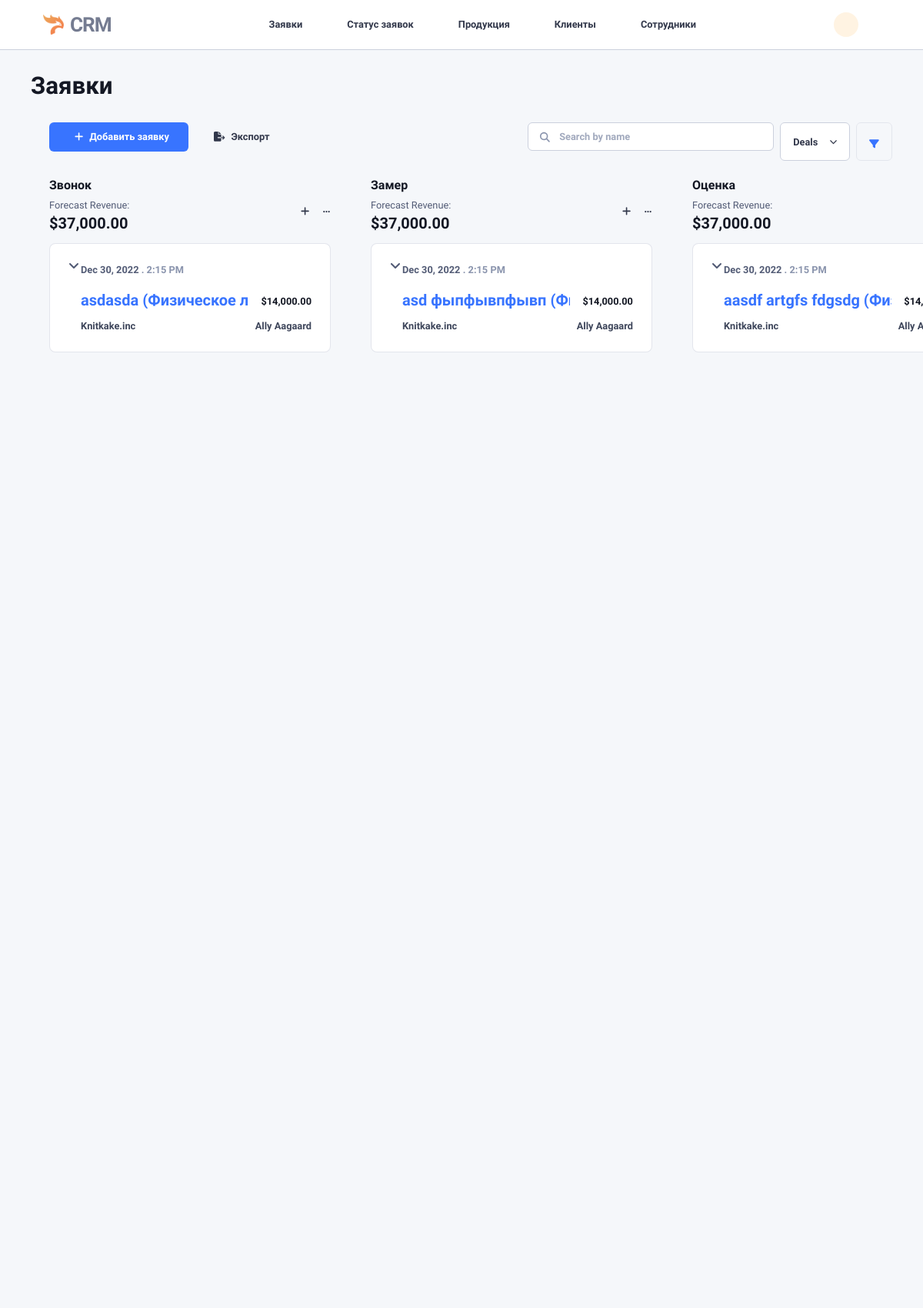
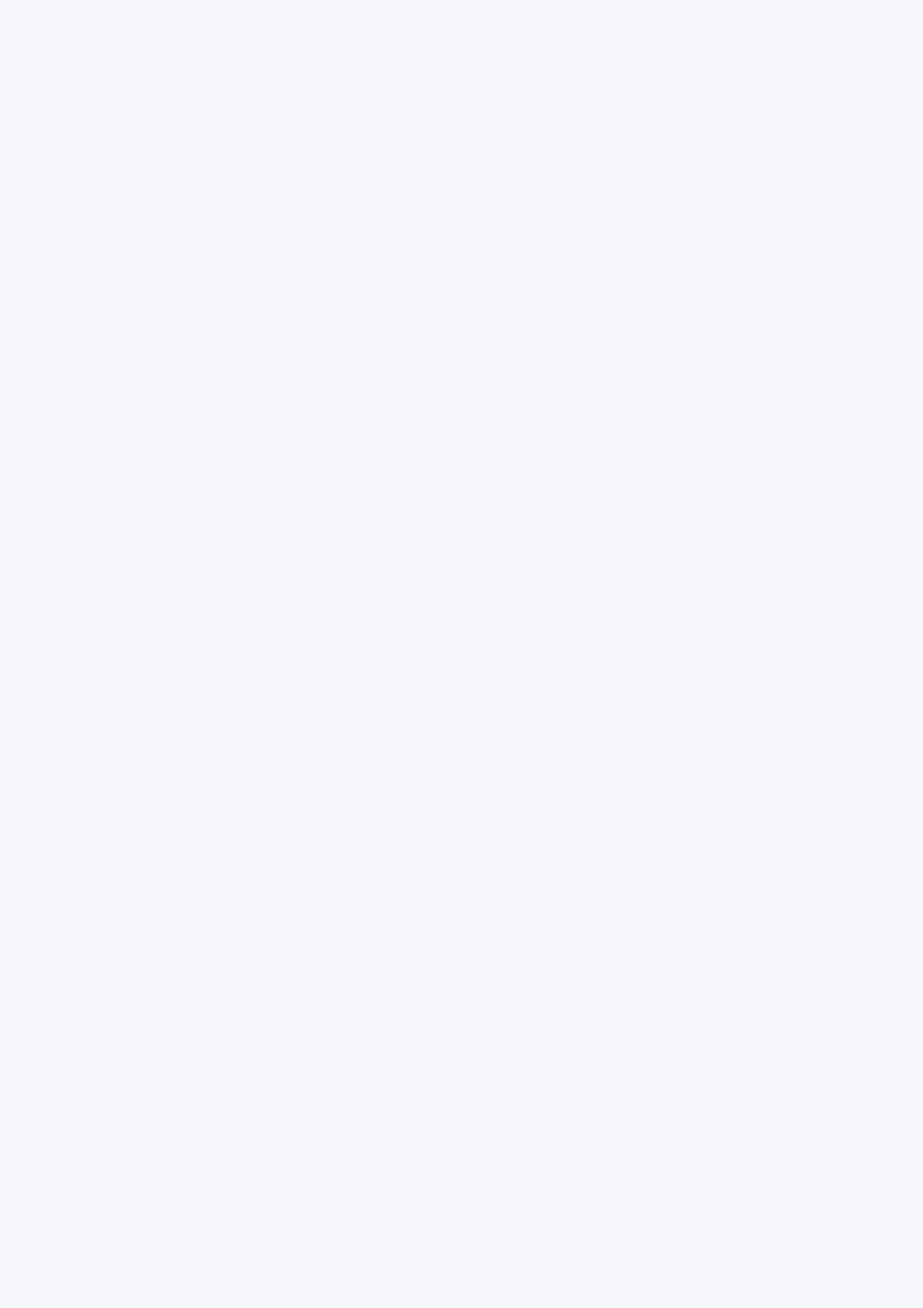
Screenshot of /tickets/index/ (upper part) with the database file from the repository (2 pictures, top to bottom).
### tickets/models.py (models this page shows, shortened)
class Stage(models.Model):
    name = models.CharField(max_length=100, verbose_name="Название этапа")
    priority = models.PositiveIntegerField(verbose_name="Приоритет этапа", null=True, blank=True,)
    class Meta:
        verbose_name = "Этап"
        verbose_name_plural = "Этапы"
        ordering = ["priority"]

class Ticket(models.Model):
    STATUS_CHOICES = [
        ('new', 'Новая'),
        ('in_progress', 'В работе'),
        ('completed', 'Завершена'),
    ]
    client = models.ForeignKey(
        Client, on_delete=models.CASCADE, related_name="tickets", verbose_name="Клиент"
    )
    description = models.TextField(null=True, blank=True, verbose_name="Описание")
    status = models.CharField(
        max_length=20, choices=STATUS_CHOICES, default='new', verbose_name="Статус заявки"
    )
    created_by = models.ForeignKey(
        Employee, on_delete=models.SET_NULL, null=True, related_name="created_tickets",
        verbose_name="Создатель заявки"
    )
    assigned_employee = models.ForeignKey(
        Employee, on_delete=models.SET_NULL, null=True, related_name="assigned_tickets",
        verbose_name="Назначенный сотрудник"
    )
    created_at = models.DateTimeField(auto_now_add=True, verbose_name="Дата создания")
    updated_at = models.DateTimeField(auto_now=True, verbose_name="Дата обновления")
    class Meta:
        verbose_name = "Заявка"
        verbose_name_plural = "Заявки"
        indexes = [
            models.Index(fields=["status"]),
            models.Index(fields=["assigned_employee"]),
        ]
    def __str__(self):
        return f"Заявка {self.id} для {self.client}"

### users/models.py (models this page shows)
class Client(models.Model):
    CLIENT_TYPE_CHOICES = [
        ('g', 'Государственный'),
        ('b', 'Бизнес'),
        ('f', 'Физическое лицо'),
    ]
    person = models.ForeignKey(
        Person, on_delete=models.CASCADE, related_name="clients", verbose_name="Личность"
    )
    type = models.CharField(
        max_length=1, choices=CLIENT_TYPE_CHOICES, verbose_name="Тип клиента"
    )
    fin_account = models.IntegerField(
        null=True, blank=True, verbose_name="Финансовый аккаунт"
    )  # Теперь это поле необязательно
    class Meta:
        verbose_name = "Клиент"
        verbose_name_plural = "Клиенты"
        indexes = [
            models.Index(fields=["type"]),
        ]
    def __str__(self):
        return f"{self.person} ({self.get_type_display()})"

class Person(models.Model):
    SEX_CHOICES = [
        ('male', 'Мужчина'),
        ('female', 'Женщина'),
    ]
    first_name = models.CharField(max_length=50, verbose_name="Имя", db_index=True)
    last_name = models.CharField(max_length=50, verbose_name="Фамилия", db_index=True)
    nickname = models.CharField(max_length=50, null=True, blank=True, verbose_name="Прозвище")
    sex = models.CharField(
        max_length=10, choices=SEX_CHOICES, null=True, blank=True, verbose_name="Пол"
    )
    phone_number_1 = models.CharField(max_length=20, unique=True, verbose_name="Телефон 1")
    phone_number_2 = models.CharField(max_length=20, null=True, blank=True, verbose_name="Телефон 2")
    class Meta:
        verbose_name = "Личность"
        verbose_name_plural = "Личности"
        indexes = [
            models.Index(fields=["first_name"]),
            models.Index(fields=["last_name"]),
        ]
        constraints = [
            models.UniqueConstraint(fields=['first_name', 'last_name', 'phone_number_1'], name="unique_person")
        ]
    def __str__(self):
        return f"{self.first_name} {self.last_name}"

### tickets/views.py (the view)
# urls.py: path('index/', views.index_view, name='index_view'),
def index_view(request):
    print(Ticket.objects.all())
    return render(
            request,
            'tickets/index.html',
            {
                'stages': Stage.objects.all(),
                'tickets': Ticket.objects.all()
            }
    )

### tickets/templates/tickets/index.html (shortened to what this page needs)
{% extends "base.html" %}
{% load static %}
{% block main %}
<div class="content kanban-deals-content">
    <div>
        <div class="px-4 px-lg-6">
            <h2 class="mb-5">Заявки</h2>
            <div class="d-xl-flex justify-content-between">
                <div class="mb-3"><button class="btn btn-primary me-4" type="button" data-bs-toggle="modal"
                        data-bs-target="#addDealModal" aria-haspopup="true" aria-expanded="false"
                        data-bs-reference="parent"><span class="fas fa-plus me-2"></span>Добавить
                        заявку</button><button class="btn btn-link text-body px-0"><span
                            class="fa-solid fa-file-export fs-9 me-2"></span>Экспорт</button></div>
                <div class="d-flex mb-4">
                    <div class="search-box">
                        <form class="position-relative"><input class="form-control search-input search" type="search"
                                placeholder="Search by name" aria-label="Search" />
                            <span class="fas fa-search search-box-icon"></span>
                        </form>
                    </div><select class="form-select w-auto mx-2" id="select-deals">
                        <option>Deals</option>
                    </select><button class="btn px-3 btn-phoenix-secondary" type="button" data-bs-toggle="modal"
                        data-bs-target="#reportsFilterModal" aria-haspopup="true" aria-expanded="false"
                        data-bs-reference="parent"><span class="fa-solid fa-filter text-primary"
                            data-fa-transform="down-3"></span></button>
                </div>
            </div>
        </div>
        <div class="px-4 px-lg-6 scrollbar">
            <div class="deals">
            {% for stage in stages %}
                <div class="deals-col me-4">
                    <div class="d-flex align-items-center justify-content-between position-sticky top-0 z-1 bg-body">
                        <div>
                            <h5 class="mb-2">{{ stage.name }}</h5>
                            <p class="fs-9 text-body-tertiary mb-1">Forecast Revenue:</p>
                            <h4 class="mb-3">$37,000.00</h4>
                        </div>
                        <div class="d-flex gap-3"><button class="btn p-0" type="button" data-bs-toggle="modal"
                                data-bs-target="#addDealModal" aria-haspopup="true" aria-expanded="false"
                                data-bs-reference="parent"><span class="fa-solid fa-plus"></span></button><button
                                class="btn p-0" type="button" data-bs-toggle="dropdown" data-boundary="window"
                                aria-haspopup="true" aria-expanded="false" data-bs-reference="parent"><span
                                    class="fas fa-ellipsis-h fs-10"></span></button>
                        </div>
                    </div>
                    {% for ticket in tickets %}
                    {% if stage.name == ticket.stage_history.last.stage.name %}
                    <div class="scrollbar deals-items-container">
                        <div class="w-100 min-vh-50" data-sortable="data-sortable">
                            <div>
                                <div class="card mb-3">
                                    <div class="card-body"><a
                                            class="dropdown-indicator-icon position-absolute text-body-tertiary"
                                            href="#collapseWidthDeals-{{stage.id}}" role="button" data-bs-toggle="collapse"
                                            aria-expanded="false" aria-controls="collapseWidthDeals-1"><span
                                                class="fa-solid fa-angle-down"></span></a>
                                        <div class="d-flex align-items-center justify-content-between mb-3">
                                            <div class="d-flex">
                                                <p class="mb-0 fs-9 fw-semibold text-body-tertiary date">Dec 30,
                                                    2022<span class="text-body-quaternary"> . 2:15 PM</span></p>
                                            </div>
                                        </div>
                                        <div class="deals-items-head d-flex align-items-center mb-2"><a
                                                class="text-primary fw-bold line-clamp-1 me-3 mb-0 fs-7"
                                                href="../../apps/crm/deal-details.html">{{ ticket.client }}</a>
                                            <p class="ms-auto fs-9 text-body-emphasis fw-semibold mb-0 deals-revenue">
                                                $14,000.00</p>
                                        </div>
                                        <div class="deals-company-agent d-flex flex-between-center">
                                            <div class="d-flex align-items-center">
                                                <p class="text-body-secondary fw-bold fs-9 mb-0">Knitkake.inc
                                                </p>
                                            </div>
                                            <div class="d-flex align-items-center">
                                                <p class="text-body-secondary fw-bold fs-9 mb-0">Ally Aagaard
                                                </p>
                                            </div>
                                        </div>
                                    </div>
                                </div>
                            </div>
                        </div>
                    </div>
                    {% endif %}
                    {% endfor %}
                </div>
            {% endfor %}
            </div>
        </div>
    </div>
</div>
{% endblock %}

### rows the page displays
Stage: name "Звонок"
Ticket: client "asdasda (Физическое…"
Stage: name "Замер"
Ticket: client "asd фыпфывпфывп…"
Stage: name "Оценка"
Ticket: client "aasdf artgfs fdgsdg…"
